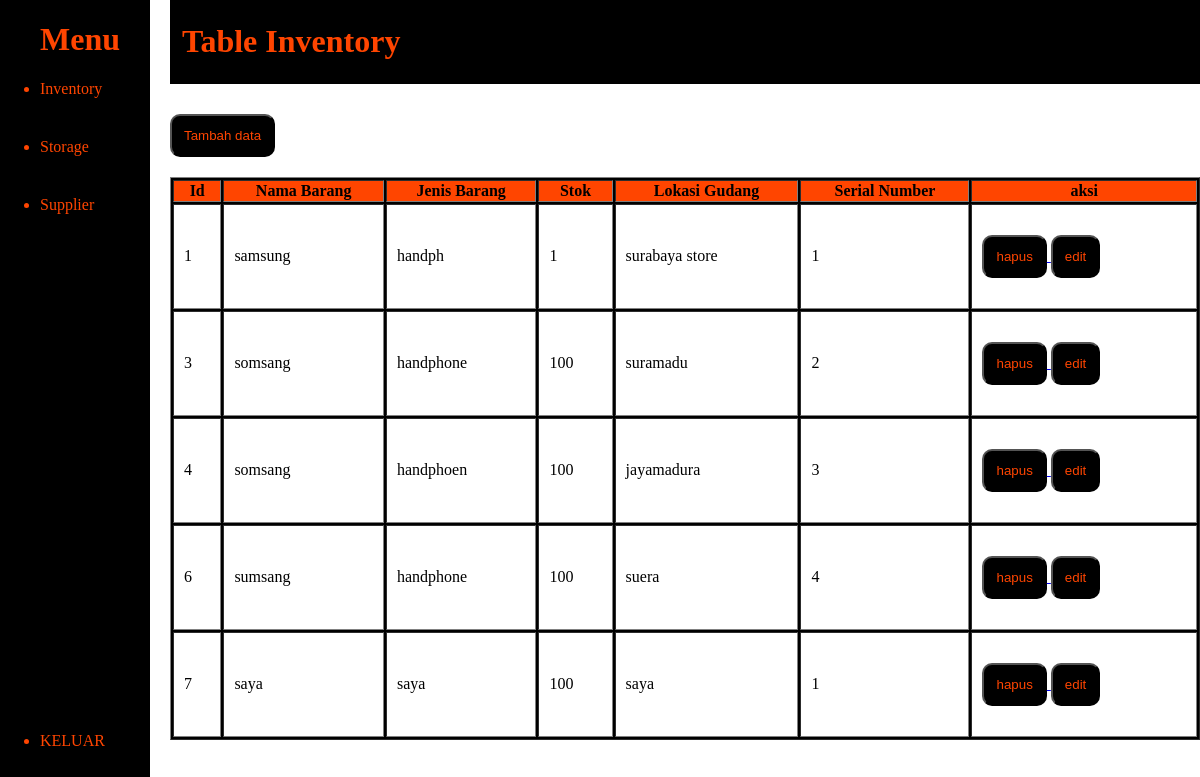
The app's page /admin/inventory.php with its own data.
### tables this page shows
CREATE TABLE `inventory` (
  `id_inven` int(11) NOT NULL,
  `nama_barang` varchar(100) NOT NULL,
  `jenis_barang` varchar(100) NOT NULL,
  `kuantitas_stok` int(100) NOT NULL,
  `lokasi_gudang` varchar(100) NOT NULL,
  `serial_number` int(100) NOT NULL
);

### admin/inventory.php (the view, shortened to what this page needs)
<?php
include("sidebar.php");
?>
<!DOCTYPE html>
<html lang="en">
<head>
    <link rel="stylesheet" href="button.css">
</head>
<body>
    <div class="tampil">
    <table border="1">
    <div class="navbar">
        <h1>Table Inventory</h1>
    </div>
    <div>
        <a href="../crud/tambahinven.php"><button>Tambah data</button></a>
    </div>
    <tr>
        <th>Id</th>
        <th>Nama Barang</th>
        <th>Jenis Barang</th>
        <th>Stok</th>
        <th>Lokasi Gudang</th>
        <th>Serial Number</th>
        <th>aksi</th>
    </tr>
    <?php
    include("koneksi.php");
    $tampil = mysqli_query($koneksi, "SELECT * FROM inventory");
    while ($data = mysqli_fetch_array($tampil)) {
    ?>
        <tr>
            <td><?php echo $data['id_inven']; ?></td>
            <td><?php echo $data['nama_barang']; ?></td>
            <td><?php echo $data['jenis_barang']; ?></td>
            <td><?php echo $data['kuantitas_stok']; ?></td>
            <td><?php echo $data['lokasi_gudang']; ?></td>
            <td><?php echo $data['serial_number']; ?></td>
            <td>
                <a href='../crud/hapusinven.php?id=<?php echo $data['id_inven']; ?>' onclick='return confirm("ingin menghapus?")'>
                    <button>hapus</button>
                </a>
                <a href='../crud/editinven.php?id=<?php echo $data['id_inven']; ?>'>
                    <button>edit</button>
                </a>
            </td>
        </tr>
    <?php
    }
    ?>
    </div>
</body>
</html>

### admin/sidebar.php (shortened to what this page needs)
<!DOCTYPE html>
<html lang="en">
<head>
</head>
<body>
    <div class="sidebar">
        <ul>
           <h1><a href="dashboard.php">Menu</a></h1>
            <li><a href="inventory.php">Inventory</a></li>
            <li><a href="storage.php">Storage</a></li>
            <li><a href="supplier.php">Supplier</a></li>
       <div class="logout"><li><a href="../index.php">KELUAR</a></li> </div>
        </ul>
    </div>
</body>
</html>

### admin/button.css (style rules this page uses)
button { width: auto; height: auto; margin-top: 20px; margin-bottom: 20px; background-color: black; border-radius: 10px; padding: 12px; }
a button { text-decoration: none; color: orangered; }

### admin/sidebar.php (style rules this page uses)
body { margin:0; padding:0; }
.sidebar { width:150px; background-color:black; color:orangered; text-decoration:none; height:100vh; position: fixed; }
li { margin-bottom:40px; }
li a { text-decoration:none; color:orangered; }
.logout { position: absolute; bottom:10px; }
.tampil { margin-left:170px; }
h1 a { text-decoration:none; color:orangered; }
.navbar { width:100%; background-color:black; color:orangered; padding:2px; position: relative; margin-bottom:10px; display:flex; }
.navbar h1 { margin-left:10px }
table { background-color:black; width:100%; }
table tr { background-color:orangered; }
table td { background-color:white; padding:10px; }

### records on screen
inventory: id_inven "1", nama_barang "samsung", jenis_barang "handph", kuantitas_stok "1", lokasi_gudang "surabaya store", serial_number "1"
inventory: id_inven "3", nama_barang "somsang", jenis_barang "handphone", kuantitas_stok "100", lokasi_gudang "suramadu", serial_number "2"
inventory: id_inven "4", nama_barang "somsang", jenis_barang "handphoen", kuantitas_stok "100", lokasi_gudang "jayamadura", serial_number "3"
inventory: id_inven "6", nama_barang "sumsang", jenis_barang "handphone", kuantitas_stok "100", lokasi_gudang "suera", serial_number "4"
inventory: id_inven "7", nama_barang "saya", jenis_barang "saya", kuantitas_stok "100", lokasi_gudang "saya", serial_number "1"
